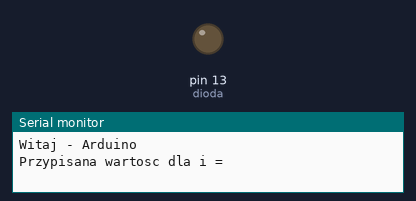
Simulated run of this sketch. Board: Arduino Uno, built with avr-gcc and run on an emulated ATmega328P. On the bench: output pins drawn as LEDs (lit = HIGH), the last lines printed to the serial monitor.

Above: at 0.7 s.
At 3.0 s:
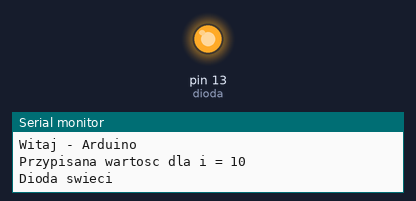
Timing chart, 0 to 9.8 s (numbered marks = the images above):
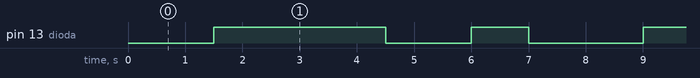

The sketch:

_3_3a.ino
```cpp
int dioda = 13; 			// przyznanie etykiety dla numeru pinu
int czas = 1000;			// tworzymy daną typu intiger
int x=10;

void setup()				// początkowa konfiguracja – część przygotowująca
{						// układ do działania
Serial.begin(9600); 			// ustawienie prędkości komunikacji
pinMode(dioda, OUTPUT); 		// ustawienie pinu jako wyjście
}

void loop()					// główna pętla
{
Serial.println("Witaj - Arduino");		// wyświetlenie tekstu
delay(500);				// czekaj 500ms = 0,5 s
Serial.print("Przypisana wartosc dla i = ");	// wyświetl tekst
delay(500);				// czekaj 500ms = 0,5 s
Serial.println(x);				// wyświetl wartość x
delay(500);				// czekaj 500ms = 0,5 s
digitalWrite(dioda, HIGH); 		// zapalenie diody – stan wysoki
Serial.println("Dioda swieci");		// wyświetlenie tekstu
delay(3000); 				// oczekiwanie 3000ms = 3 sekundy
digitalWrite(dioda, LOW); 			// wyłączenie diody – stan niski
Serial.println("Dioda nieswieci");		// wyświetlenie tekstu
delay(1500); 				// oczekiwanie 1500ms = 1,5 sekundy
digitalWrite(dioda, HIGH); 		// zapalenie diody – stan wysoki
Serial.println("Dioda swieci");		// wyświetlenie tekstu
delay(czas); 				// oczekiwanie 1000ms = 1 sekunda
digitalWrite(dioda, LOW); 			// wyłączenie diody – stan niski
Serial.println("Dioda nieswieci");		// wyświetlenie tekstu
delay(500); 				// oczekiwanie 500ms = 0,5 sekundy
}
```

Measured:
- by itself, pin 13 (dioda): repeats every 7.5 s: LOW 1.5 s, HIGH 1.0 s, LOW 2.0 s, HIGH 3.0 s
- by itself, everything shown: repeats every 7.5 s, in 4 steps
